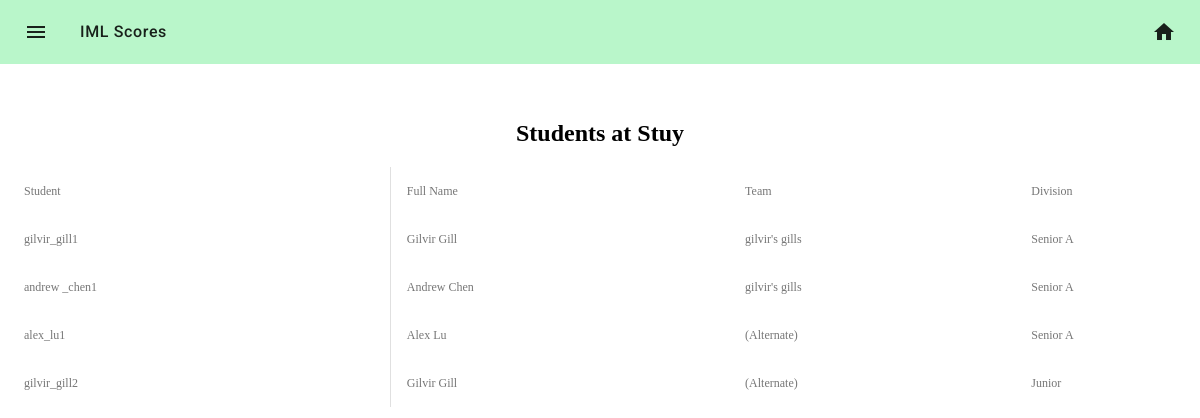
The app's page /students/manage (signed in), older data.
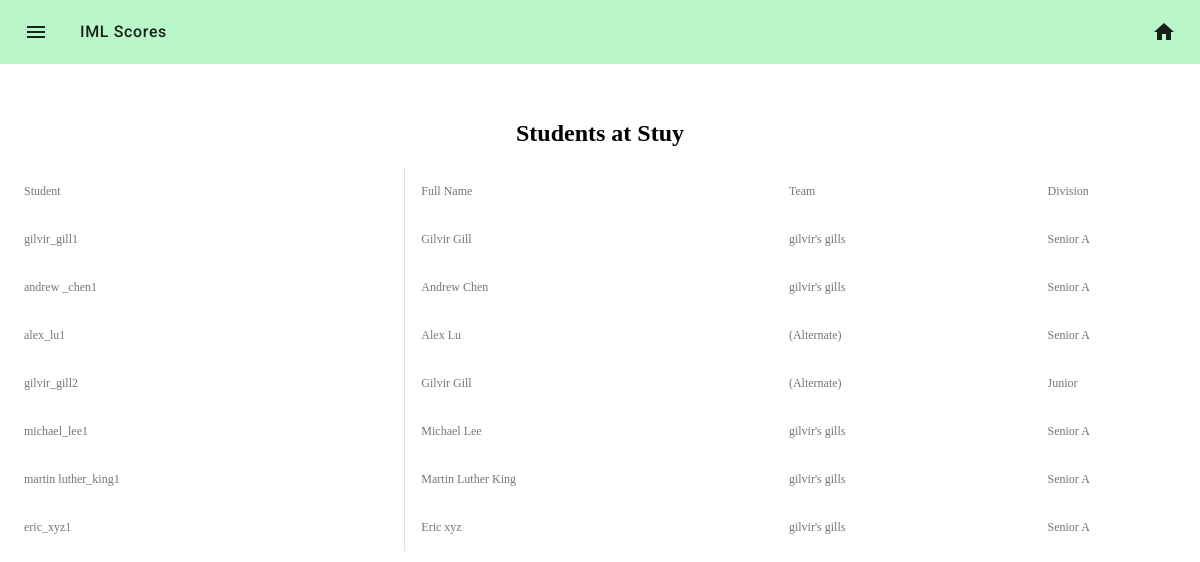
The same page, newer data.
### iml/models.py (models this page shows, shortened)
class School(db.Model):
    __tablename__ = 'schools'
    id = db.Column(db.Integer, primary_key=True)
    name = db.Column(db.String(32), nullable=False)
    teams = db.relationship('Team', back_populates='school')
    coaches = db.relationship('User', back_populates='school')
    students = db.relationship('Student', back_populates='school')

class Student(db.Model):
    __tablename__ = 'students'
    id = db.Column(db.Integer, primary_key=True)
    first = db.Column(db.String(32), nullable=False)
    last = db.Column(db.String(32), nullable=False)
    username = db.Column(db.String(32), nullable=False)
    school_id = db.Column(db.Integer, db.ForeignKey('schools.id'),nullable=False)
    division_id = db.Column(db.Integer, db.ForeignKey('divisions.id'),
                            nullable=False)
    team_id = db.Column(db.Integer, db.ForeignKey('teams.id'),
                        nullable=True)
    school = db.relationship('School', back_populates='students')
    scores = db.relationship('Score', back_populates='student')
    division = db.relationship('Division', back_populates='students')
    team = db.relationship('Team', back_populates='students')

class Team(db.Model):
    __tablename__ = 'teams'
    id = db.Column(db.Integer, primary_key=True)
    name = db.Column(db.String(32), nullable=False)
    school_id = db.Column(db.Integer, db.ForeignKey('schools.id'), nullable=False)
    division_id = db.Column(db.Integer, db.ForeignKey('divisions.id'),
                            nullable=False)
    school = db.relationship('School', back_populates = 'teams')
    division = db.relationship('Division', back_populates = 'teams')
    scores = db.relationship('Score', back_populates = 'team')
    students = db.relationship('Student', back_populates = 'team')

class Division(db.Model):
    __tablename__ = 'divisions'
    id = db.Column(db.Integer, primary_key=True)
    name = db.Column(db.String(64), nullable=False)
    url = db.Column(db.String(64), nullable=False)
    teams = db.relationship('Team', back_populates = 'division')
    students = db.relationship('Student', back_populates='division')
    contests = db.relationship('Contest', back_populates = 'division')

### iml/core/students/controllers.py (the view)
@students.route('/manage', methods = ["GET"])
@login_required()
def show_students():
    user = get_user(session["userdata"]["id"])
    students = user.school.students
    return render_custom_template("core/students/manage.html",
                                  students=students)

### iml/core/user/wrappers.py (called while the page is built)
def login_required(redirect_to=None, to_flash=None):
    def validator(*args, **kwargs):
        sess_status = session.get("status", IS_NOT_LOGGED_IN)
        return sess_status >= IS_LOGGED_IN
    return validate_page_access(redirect_to,
                                to_flash,
                                validator)

### iml/util/__init__.py (called while the page is built)
def get_user(user_id):
    return User.query.filter_by(id=user_id).first()

def render_custom_template(*args, **kwargs):
    status = IS_NOT_LOGGED_IN
    user = None
    userdata = session.get("userdata")
    if session.get("userdata"):
        user = get_user(session["userdata"]["id"])
        status = session["status"]
    if "status" not in kwargs:
        kwargs["status"] = status
    if "user" not in kwargs:
        kwargs["user"] = user
    if "userdata" not in kwargs:
        kwargs["userdata"] = userdata
    return flask.render_template(*args, **kwargs)

### iml/util/wrappers.py (called while the page is built)
def validate_page_access(redirect_to=None,
                         to_flash=None,
                         validate_function= lambda *args, **kwargs: True):
    def decorator(f):
        @wraps(f)
        def check_and_call(*args, **kwargs):
            check = validate_function(*args, **kwargs)
            if check:
                return f(*args, **kwargs)
            else:
                if redirect_to and to_flash:
                    flash(to_flash)
                    return redirect(redirect_to)
            return render_template("errors/403.html")
        return check_and_call
    return decorator

### iml/templates/core/students/manage.html
{% extends "_base.html" %}
{% from "macros/_renderfield.html" import render_field %}
{% block content %}
<center>
    <h2> Students at {{user.school.name}} </h2>
</center>
      <table class="mdc-data-table__content">
        <thead>
          <tr class="mdc-data-table__row">
              <th class="mdc-data-table__column">Student</th>
              <th class="mdc-data-table__column">Full Name</th>
              <th class="mdc-data-table__column">Team</th>
              <th class="mdc-data-table__column">Division</th>
          </tr>
          {% for student in students %}
          <tr class="mdc-data-table__row">
              <th class="mdc-data-table__column">{{student.username}}</th>
              <th class="mdc-data-table__column">{{student.first}} {{student.last}}</th>
              <th class="mdc-data-table__column">{% if student.team %} {{student.team.name}} {% else %} (Alternate) {% endif %}</th>
              <th class="mdc-data-table__column">{{student.division.name}}</th>
          </tr>
          {% endfor %}
        </thead>
      </table>
{%endblock%}

### iml/templates/_base.html (shortened to what this page needs)
<!DOCTYPE HTML>
<html>
    <head>
        <link rel="stylesheet" type="text/css" href="{{url_for('static', filename= 'vendor/mdc.css')}}">
        <link rel="stylesheet" type="text/css" href="{{url_for('static', filename= 'vendor/normalize.css')}}">
        <link rel="stylesheet" type="text/css" href="{{url_for('static', filename= 'vendor/mdc-table.css')}}">
        <link rel="stylesheet" type="text/css" href="{{url_for('static', filename= 'css/mdc-theme.css')}}">
        <link rel="stylesheet" type="text/css" href="{{url_for('static', filename= 'css/forms.css')}}">
        <link rel="stylesheet" type="text/css" href="{{url_for('static', filename= 'css/everything.css')}}">
    </head>
    <body>
        {% block navbar %}
        <header class="mdc-top-app-bar secondary-nav" id="app-bar">
            <div class="mdc-top-app-bar__row secondary-nav">
                <section class="mdc-top-app-bar__section mdc-top-app-bar__section--align-start">
                    <a href="#" class="material-icons mdc-top-app-bar__navigation-icon" style="color:rgba(0,0,0,.87)!important">menu</a>
                    <span class="mdc-top-app-bar__title">IML Scores</span>
                </section>
                <section class="mdc-top-app-bar__section mdc-top-app-bar__section--align-end" role="toolbar">
                    <a href="/" class="material-icons mdc-top-app-bar__action-item " aria-label="Download" alt="Download" style="color:rgba(0,0,0,.87)!important">home</a>
                </section>
            </div>
        </header>
        {% endblock navbar %}
    <main>
        <div style="padding-top:100px"></div>
        <div>
            {% block content %}
            {% endblock content%}
        </div>
    </main>
    </body>
</html>

### iml/static/css/mdc-theme.css (style rules this page uses)
.mdc-top-app-bar__title { font-size: 1rem; letter-spacing: 0.04em; }
html, body { height: 100%; }

Row changes from the older to the newer data that the page shows:
added Student: username "michael_lee1", first "Michael", last "Lee", team.name "gilvir's gills", division.name "Senior A"
added Student: username "martin luther_king1", first "Martin Luther", last "King", team.name "gilvir's gills", division.name "Senior A"
added Student: username "eric_xyz1", first "Eric", last "xyz", team.name "gilvir's gills", division.name "Senior A"
